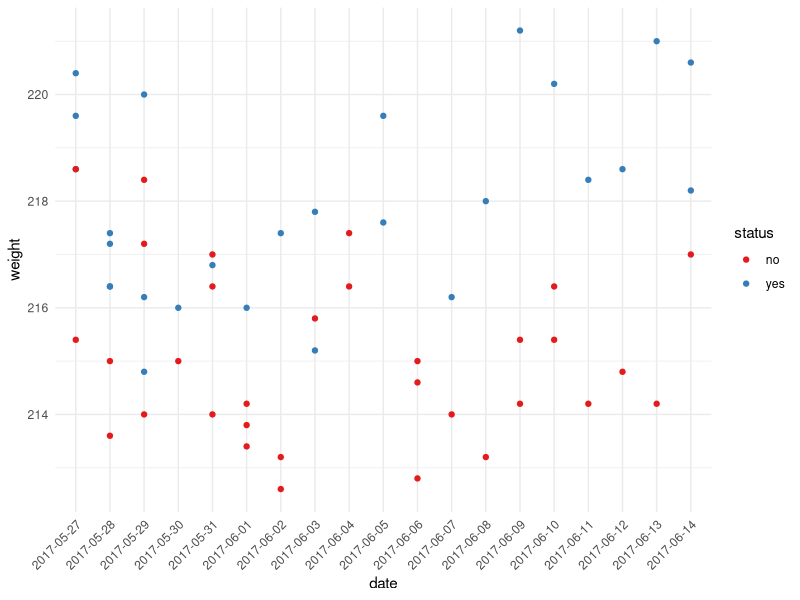

The R script that drew this image:
library(ggplot2)

data <- read.csv(file="weights.csv", header=TRUE, sep=",")
ggplot(data, aes(date, weight)) +
  geom_point(aes(colour=status)) +
  theme_minimal() +
  theme(axis.text.x = element_text(angle = 45, hjust = 1)) +
  scale_colour_brewer(palette="Set1")
  